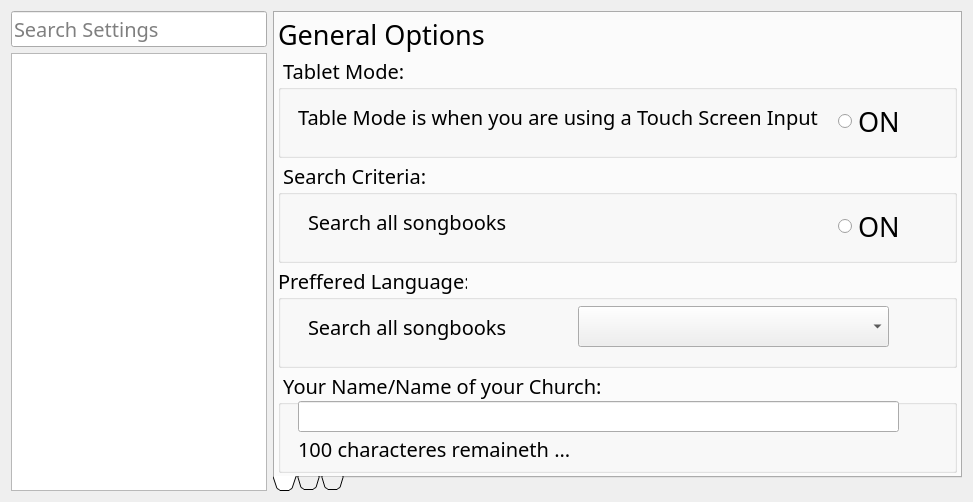
<?xml version="1.0" encoding="UTF-8"?>
<ui version="4.0">
 <class>AppPreferences</class>
 <widget class="QDialog" name="AppPreferences">
  <property name="geometry">
   <rect>
    <x>0</x>
    <y>0</y>
    <width>973</width>
    <height>502</height>
   </rect>
  </property>
  <property name="font">
   <font>
    <family>Trebuchet MS</family>
    <pointsize>15</pointsize>
   </font>
  </property>
  <property name="windowTitle">
   <string>Manage Preferences</string>
  </property>
  <property name="windowIcon">
   <iconset resource="icons/icons.qrc">
    <normaloff>:/icons/appicon</normaloff>:/icons/appicon</iconset>
  </property>
  <property name="sizeGripEnabled">
   <bool>false</bool>
  </property>
  <layout class="QVBoxLayout" name="MainLayout">
   <item>
    <layout class="QHBoxLayout" name="CentralWidget">
     <property name="bottomMargin">
      <number>0</number>
     </property>
     <item>
      <layout class="QVBoxLayout" name="PanelLeft">
       <item>
        <widget class="QLineEdit" name="TxtSearch">
         <property name="sizePolicy">
          <sizepolicy hsizetype="Preferred" vsizetype="Fixed">
           <horstretch>0</horstretch>
           <verstretch>0</verstretch>
          </sizepolicy>
         </property>
         <property name="font">
          <font>
           <family>Trebuchet MS</family>
           <pointsize>15</pointsize>
          </font>
         </property>
         <property name="inputMask">
          <string/>
         </property>
         <property name="text">
          <string/>
         </property>
         <property name="placeholderText">
          <string>Search Settings</string>
         </property>
        </widget>
       </item>
       <item>
        <widget class="QListView" name="LstNavigation">
         <property name="sizePolicy">
          <sizepolicy hsizetype="Preferred" vsizetype="Expanding">
           <horstretch>0</horstretch>
           <verstretch>0</verstretch>
          </sizepolicy>
         </property>
        </widget>
       </item>
      </layout>
     </item>
     <item>
      <layout class="QVBoxLayout" name="PanelRight">
       <item>
        <widget class="QTabWidget" name="PrefsTabs">
         <property name="enabled">
          <bool>true</bool>
         </property>
         <property name="sizePolicy">
          <sizepolicy hsizetype="Expanding" vsizetype="Expanding">
           <horstretch>0</horstretch>
           <verstretch>0</verstretch>
          </sizepolicy>
         </property>
         <property name="minimumSize">
          <size>
           <width>0</width>
           <height>0</height>
          </size>
         </property>
         <property name="font">
          <font>
           <family>Trebuchet MS</family>
           <pointsize>1</pointsize>
           <weight>50</weight>
           <bold>false</bold>
          </font>
         </property>
         <property name="tabPosition">
          <enum>QTabWidget::South</enum>
         </property>
         <property name="tabShape">
          <enum>QTabWidget::Triangular</enum>
         </property>
         <property name="currentIndex">
          <number>0</number>
         </property>
         <property name="elideMode">
          <enum>Qt::ElideNone</enum>
         </property>
         <property name="documentMode">
          <bool>false</bool>
         </property>
         <property name="tabsClosable">
          <bool>false</bool>
         </property>
         <property name="movable">
          <bool>true</bool>
         </property>
         <property name="tabBarAutoHide">
          <bool>true</bool>
         </property>
         <widget class="QWidget" name="TabPage1">
          <property name="sizePolicy">
           <sizepolicy hsizetype="Preferred" vsizetype="Fixed">
            <horstretch>0</horstretch>
            <verstretch>0</verstretch>
           </sizepolicy>
          </property>
          <property name="font">
           <font>
            <family>Trebuchet MS</family>
            <pointsize>15</pointsize>
            <weight>50</weight>
            <bold>false</bold>
           </font>
          </property>
          <property name="accessibleName">
           <string extracomment="This has to be equal to the tab title in all the main tabs">History</string>
          </property>
          <attribute name="title">
           <string/>
          </attribute>
          <layout class="QVBoxLayout" name="LayoutTabPage1">
           <property name="spacing">
            <number>3</number>
           </property>
           <property name="leftMargin">
            <number>3</number>
           </property>
           <property name="topMargin">
            <number>3</number>
           </property>
           <property name="rightMargin">
            <number>3</number>
           </property>
           <property name="bottomMargin">
            <number>3</number>
           </property>
           <item>
            <widget class="QLabel" name="LabelTab1">
             <property name="sizePolicy">
              <sizepolicy hsizetype="Expanding" vsizetype="Fixed">
               <horstretch>0</horstretch>
               <verstretch>0</verstretch>
              </sizepolicy>
             </property>
             <property name="font">
              <font>
               <family>Trebuchet MS</family>
               <pointsize>20</pointsize>
               <weight>50</weight>
               <bold>false</bold>
              </font>
             </property>
             <property name="text">
              <string>General Options</string>
             </property>
            </widget>
           </item>
           <item>
            <widget class="QGroupBox" name="GrpTabletMode">
             <property name="sizePolicy">
              <sizepolicy hsizetype="Expanding" vsizetype="Ignored">
               <horstretch>0</horstretch>
               <verstretch>0</verstretch>
              </sizepolicy>
             </property>
             <property name="minimumSize">
              <size>
               <width>0</width>
               <height>0</height>
              </size>
             </property>
             <property name="title">
              <string> Tablet Mode: </string>
             </property>
             <widget class="QRadioButton" name="BtnTabletMode">
              <property name="geometry">
               <rect>
                <x>560</x>
                <y>50</y>
                <width>71</width>
                <height>31</height>
               </rect>
              </property>
              <property name="font">
               <font>
                <family>Trebuchet MS</family>
                <pointsize>20</pointsize>
                <weight>50</weight>
                <bold>false</bold>
               </font>
              </property>
              <property name="text">
               <string>ON</string>
              </property>
             </widget>
             <widget class="QLabel" name="LblTabletMode">
              <property name="geometry">
               <rect>
                <x>20</x>
                <y>40</y>
                <width>551</width>
                <height>41</height>
               </rect>
              </property>
              <property name="sizePolicy">
               <sizepolicy hsizetype="Minimum" vsizetype="Preferred">
                <horstretch>0</horstretch>
                <verstretch>0</verstretch>
               </sizepolicy>
              </property>
              <property name="font">
               <font>
                <family>Trebuchet MS</family>
                <pointsize>15</pointsize>
                <weight>50</weight>
                <bold>false</bold>
               </font>
              </property>
              <property name="text">
               <string>Table Mode is when you are using a Touch Screen Input</string>
              </property>
             </widget>
            </widget>
           </item>
           <item>
            <widget class="QGroupBox" name="GrpSearchCriteria">
             <property name="sizePolicy">
              <sizepolicy hsizetype="Expanding" vsizetype="Preferred">
               <horstretch>0</horstretch>
               <verstretch>0</verstretch>
              </sizepolicy>
             </property>
             <property name="title">
              <string> Search Criteria: </string>
             </property>
             <widget class="QLabel" name="LblSearchCriteria">
              <property name="geometry">
               <rect>
                <x>30</x>
                <y>40</y>
                <width>551</width>
                <height>41</height>
               </rect>
              </property>
              <property name="font">
               <font>
                <family>Trebuchet MS</family>
                <pointsize>15</pointsize>
                <weight>50</weight>
                <bold>false</bold>
               </font>
              </property>
              <property name="text">
               <string>Search all songbooks</string>
              </property>
             </widget>
             <widget class="QRadioButton" name="BtnSearchCriteria">
              <property name="geometry">
               <rect>
                <x>560</x>
                <y>50</y>
                <width>71</width>
                <height>31</height>
               </rect>
              </property>
              <property name="font">
               <font>
                <family>Trebuchet MS</family>
                <pointsize>20</pointsize>
                <weight>50</weight>
                <bold>false</bold>
               </font>
              </property>
              <property name="text">
               <string>ON</string>
              </property>
             </widget>
            </widget>
           </item>
           <item>
            <widget class="QGroupBox" name="GrpLanguage">
             <property name="sizePolicy">
              <sizepolicy hsizetype="Expanding" vsizetype="Preferred">
               <horstretch>0</horstretch>
               <verstretch>0</verstretch>
              </sizepolicy>
             </property>
             <property name="title">
              <string>Preffered Language: </string>
             </property>
             <widget class="QLabel" name="LblLanguage">
              <property name="geometry">
               <rect>
                <x>30</x>
                <y>40</y>
                <width>551</width>
                <height>41</height>
               </rect>
              </property>
              <property name="font">
               <font>
                <family>Trebuchet MS</family>
                <pointsize>15</pointsize>
                <weight>50</weight>
                <bold>false</bold>
               </font>
              </property>
              <property name="text">
               <string>Search all songbooks</string>
              </property>
             </widget>
             <widget class="QComboBox" name="CmbLanguage">
              <property name="geometry">
               <rect>
                <x>300</x>
                <y>40</y>
                <width>311</width>
                <height>41</height>
               </rect>
              </property>
              <property name="font">
               <font>
                <family>Trebuchet MS</family>
                <pointsize>15</pointsize>
                <weight>50</weight>
                <bold>false</bold>
               </font>
              </property>
             </widget>
            </widget>
           </item>
           <item>
            <widget class="QGroupBox" name="GrpYourName">
             <property name="sizePolicy">
              <sizepolicy hsizetype="Expanding" vsizetype="Preferred">
               <horstretch>0</horstretch>
               <verstretch>0</verstretch>
              </sizepolicy>
             </property>
             <property name="title">
              <string> Your Name/Name of your Church: </string>
             </property>
             <widget class="QLineEdit" name="TxtYourName">
              <property name="geometry">
               <rect>
                <x>20</x>
                <y>30</y>
                <width>601</width>
                <height>31</height>
               </rect>
              </property>
             </widget>
             <widget class="QLabel" name="LblYourName">
              <property name="geometry">
               <rect>
                <x>20</x>
                <y>70</y>
                <width>421</width>
                <height>16</height>
               </rect>
              </property>
              <property name="text">
               <string>100 characteres remaineth ...</string>
              </property>
             </widget>
            </widget>
           </item>
          </layout>
         </widget>
         <widget class="QWidget" name="TabPage2">
          <property name="font">
           <font>
            <family>Trebuchet MS</family>
            <pointsize>15</pointsize>
            <weight>50</weight>
            <bold>false</bold>
           </font>
          </property>
          <property name="accessibleName">
           <string extracomment="This has to be equal to the tab title in all the main tabs">History</string>
          </property>
          <attribute name="title">
           <string/>
          </attribute>
          <layout class="QVBoxLayout" name="LayoutTabPage2">
           <property name="spacing">
            <number>3</number>
           </property>
           <property name="leftMargin">
            <number>3</number>
           </property>
           <property name="topMargin">
            <number>3</number>
           </property>
           <property name="rightMargin">
            <number>3</number>
           </property>
           <property name="bottomMargin">
            <number>3</number>
           </property>
           <item>
            <widget class="QLabel" name="LblTabPage2">
             <property name="sizePolicy">
              <sizepolicy hsizetype="Preferred" vsizetype="Fixed">
               <horstretch>0</horstretch>
               <verstretch>0</verstretch>
              </sizepolicy>
             </property>
             <property name="font">
              <font>
               <family>Trebuchet MS</family>
               <pointsize>20</pointsize>
               <weight>50</weight>
               <bold>false</bold>
              </font>
             </property>
             <property name="text">
              <string>App Font Options</string>
             </property>
            </widget>
           </item>
           <item>
            <widget class="QGroupBox" name="GrpSampleText">
             <property name="title">
              <string> Sample Text: </string>
             </property>
             <widget class="QPlainTextEdit" name="TxtSampleText">
              <property name="geometry">
               <rect>
                <x>10</x>
                <y>30</y>
                <width>601</width>
                <height>71</height>
               </rect>
              </property>
              <property name="font">
               <font>
                <family>Trebuchet MS</family>
                <pointsize>20</pointsize>
                <weight>50</weight>
                <bold>false</bold>
               </font>
              </property>
              <property name="verticalScrollBarPolicy">
               <enum>Qt::ScrollBarAlwaysOff</enum>
              </property>
              <property name="horizontalScrollBarPolicy">
               <enum>Qt::ScrollBarAlwaysOff</enum>
              </property>
              <property name="plainText">
               <string>Only Believe</string>
              </property>
             </widget>
            </widget>
           </item>
           <item>
            <widget class="QGroupBox" name="GrpGeneralAppFont">
             <property name="title">
              <string> General App Font: </string>
             </property>
             <widget class="QPushButton" name="BtnDownGeneralAppFont">
              <property name="geometry">
               <rect>
                <x>10</x>
                <y>30</y>
                <width>40</width>
                <height>40</height>
               </rect>
              </property>
              <property name="text">
               <string/>
              </property>
              <property name="icon">
               <iconset resource="icons/icons.qrc">
                <normaloff>:/Down_Black.png</normaloff>:/Down_Black.png</iconset>
              </property>
              <property name="iconSize">
               <size>
                <width>35</width>
                <height>35</height>
               </size>
              </property>
              <property name="default">
               <bool>false</bool>
              </property>
              <property name="flat">
               <bool>true</bool>
              </property>
             </widget>
             <widget class="QSlider" name="SldGeneralAppFont">
              <property name="geometry">
               <rect>
                <x>49</x>
                <y>30</y>
                <width>251</width>
                <height>41</height>
               </rect>
              </property>
              <property name="minimum">
               <number>10</number>
              </property>
              <property name="maximum">
               <number>50</number>
              </property>
              <property name="pageStep">
               <number>5</number>
              </property>
              <property name="sliderPosition">
               <number>20</number>
              </property>
              <property name="orientation">
               <enum>Qt::Horizontal</enum>
              </property>
              <property name="tickPosition">
               <enum>QSlider::TicksBothSides</enum>
              </property>
             </widget>
             <widget class="QPushButton" name="BtnUpGeneralAppFont">
              <property name="geometry">
               <rect>
                <x>300</x>
                <y>30</y>
                <width>40</width>
                <height>40</height>
               </rect>
              </property>
              <property name="text">
               <string/>
              </property>
              <property name="icon">
               <iconset resource="icons/icons.qrc">
                <normaloff>:/Up_Black.png</normaloff>:/Up_Black.png</iconset>
              </property>
              <property name="iconSize">
               <size>
                <width>35</width>
                <height>35</height>
               </size>
              </property>
              <property name="default">
               <bool>false</bool>
              </property>
              <property name="flat">
               <bool>true</bool>
              </property>
             </widget>
             <widget class="QComboBox" name="CmbGeneralAppFont">
              <property name="geometry">
               <rect>
                <x>350</x>
                <y>30</y>
                <width>181</width>
                <height>41</height>
               </rect>
              </property>
              <property name="font">
               <font>
                <family>Trebuchet MS</family>
                <pointsize>18</pointsize>
                <weight>50</weight>
                <bold>false</bold>
               </font>
              </property>
             </widget>
             <widget class="QRadioButton" name="BtnGeneralAppFont">
              <property name="geometry">
               <rect>
                <x>550</x>
                <y>30</y>
                <width>101</width>
                <height>31</height>
               </rect>
              </property>
              <property name="sizePolicy">
               <sizepolicy hsizetype="Fixed" vsizetype="Fixed">
                <horstretch>0</horstretch>
                <verstretch>0</verstretch>
               </sizepolicy>
              </property>
              <property name="font">
               <font>
                <family>Trebuchet MS</family>
                <pointsize>20</pointsize>
                <weight>50</weight>
                <bold>false</bold>
               </font>
              </property>
              <property name="text">
               <string>BOLD</string>
              </property>
             </widget>
            </widget>
           </item>
           <item>
            <widget class="QGroupBox" name="GrpSongPreviewFont">
             <property name="title">
              <string> Song Preview Font: </string>
             </property>
             <widget class="QComboBox" name="CmbSongPreviewFont">
              <property name="geometry">
               <rect>
                <x>350</x>
                <y>30</y>
                <width>181</width>
                <height>41</height>
               </rect>
              </property>
              <property name="font">
               <font>
                <family>Trebuchet MS</family>
                <pointsize>18</pointsize>
                <weight>50</weight>
                <bold>false</bold>
               </font>
              </property>
             </widget>
             <widget class="QSlider" name="SldSongPreviewFont">
              <property name="geometry">
               <rect>
                <x>49</x>
                <y>30</y>
                <width>251</width>
                <height>41</height>
               </rect>
              </property>
              <property name="minimum">
               <number>10</number>
              </property>
              <property name="maximum">
               <number>50</number>
              </property>
              <property name="pageStep">
               <number>5</number>
              </property>
              <property name="sliderPosition">
               <number>20</number>
              </property>
              <property name="orientation">
               <enum>Qt::Horizontal</enum>
              </property>
              <property name="tickPosition">
               <enum>QSlider::TicksBothSides</enum>
              </property>
             </widget>
             <widget class="QRadioButton" name="BtnSongPreviewFont">
              <property name="geometry">
               <rect>
                <x>550</x>
                <y>30</y>
                <width>101</width>
                <height>31</height>
               </rect>
              </property>
              <property name="font">
               <font>
                <family>Trebuchet MS</family>
                <pointsize>20</pointsize>
                <weight>50</weight>
                <bold>false</bold>
               </font>
              </property>
              <property name="text">
               <string>BOLD</string>
              </property>
             </widget>
             <widget class="QPushButton" name="BtnUpSongPreviewFont">
              <property name="geometry">
               <rect>
                <x>300</x>
                <y>30</y>
                <width>40</width>
                <height>40</height>
               </rect>
              </property>
              <property name="text">
               <string/>
              </property>
              <property name="icon">
               <iconset resource="icons/icons.qrc">
                <normaloff>:/Up_Black.png</normaloff>:/Up_Black.png</iconset>
              </property>
              <property name="iconSize">
               <size>
                <width>35</width>
                <height>35</height>
               </size>
              </property>
              <property name="default">
               <bool>false</bool>
              </property>
              <property name="flat">
               <bool>true</bool>
              </property>
             </widget>
             <widget class="QPushButton" name="BtnDownSongPreviewFont">
              <property name="geometry">
               <rect>
                <x>10</x>
                <y>30</y>
                <width>40</width>
                <height>40</height>
               </rect>
              </property>
              <property name="text">
               <string/>
              </property>
              <property name="icon">
               <iconset resource="icons/icons.qrc">
                <normaloff>:/Down_Black.png</normaloff>:/Down_Black.png</iconset>
              </property>
              <property name="iconSize">
               <size>
                <width>35</width>
                <height>35</height>
               </size>
              </property>
              <property name="default">
               <bool>false</bool>
              </property>
              <property name="flat">
               <bool>true</bool>
              </property>
             </widget>
            </widget>
           </item>
           <item>
            <widget class="QGroupBox" name="GrpSongPresentFont">
             <property name="title">
              <string>Song Presentation Font: </string>
             </property>
             <widget class="QComboBox" name="CmbSongPresentFont">
              <property name="geometry">
               <rect>
                <x>350</x>
                <y>40</y>
                <width>181</width>
                <height>41</height>
               </rect>
              </property>
              <property name="font">
               <font>
                <family>Trebuchet MS</family>
                <pointsize>18</pointsize>
                <weight>50</weight>
                <bold>false</bold>
               </font>
              </property>
             </widget>
             <widget class="QSlider" name="SldSongPresentFont">
              <property name="geometry">
               <rect>
                <x>49</x>
                <y>40</y>
                <width>251</width>
                <height>41</height>
               </rect>
              </property>
              <property name="minimum">
               <number>10</number>
              </property>
              <property name="pageStep">
               <number>5</number>
              </property>
              <property name="sliderPosition">
               <number>20</number>
              </property>
              <property name="orientation">
               <enum>Qt::Horizontal</enum>
              </property>
              <property name="tickPosition">
               <enum>QSlider::TicksBothSides</enum>
              </property>
             </widget>
             <widget class="QRadioButton" name="BtnSongPresentFont">
              <property name="geometry">
               <rect>
                <x>550</x>
                <y>40</y>
                <width>101</width>
                <height>31</height>
               </rect>
              </property>
              <property name="font">
               <font>
                <family>Trebuchet MS</family>
                <pointsize>20</pointsize>
                <weight>50</weight>
                <bold>false</bold>
               </font>
              </property>
              <property name="text">
               <string>BOLD</string>
              </property>
             </widget>
             <widget class="QPushButton" name="BtnUpSongPresentFont">
              <property name="geometry">
               <rect>
                <x>300</x>
                <y>40</y>
                <width>40</width>
                <height>40</height>
               </rect>
              </property>
              <property name="text">
               <string/>
              </property>
              <property name="icon">
               <iconset resource="icons/icons.qrc">
                <normaloff>:/Up_Black.png</normaloff>:/Up_Black.png</iconset>
              </property>
              <property name="iconSize">
               <size>
                <width>35</width>
                <height>35</height>
               </size>
              </property>
              <property name="default">
               <bool>false</bool>
              </property>
              <property name="flat">
               <bool>true</bool>
              </property>
             </widget>
             <widget class="QPushButton" name="BtnDownSongPresentFont">
              <property name="geometry">
               <rect>
                <x>10</x>
                <y>40</y>
                <width>40</width>
                <height>40</height>
               </rect>
              </property>
              <property name="text">
               <string/>
              </property>
              <property name="icon">
               <iconset resource="icons/icons.qrc">
                <normaloff>:/Down_Black.png</normaloff>:/Down_Black.png</iconset>
              </property>
              <property name="iconSize">
               <size>
                <width>35</width>
                <height>35</height>
               </size>
              </property>
              <property name="default">
               <bool>false</bool>
              </property>
              <property name="flat">
               <bool>true</bool>
              </property>
             </widget>
            </widget>
           </item>
          </layout>
         </widget>
         <widget class="QWidget" name="TabPage3">
          <property name="font">
           <font>
            <family>Trebuchet MS</family>
            <pointsize>15</pointsize>
            <weight>50</weight>
            <bold>false</bold>
           </font>
          </property>
          <property name="accessibleName">
           <string extracomment="This has to be equal to the tab title in all the main tabs">History</string>
          </property>
          <attribute name="title">
           <string/>
          </attribute>
          <layout class="QVBoxLayout" name="LayoutTabPage3">
           <property name="spacing">
            <number>3</number>
           </property>
           <property name="leftMargin">
            <number>3</number>
           </property>
           <property name="topMargin">
            <number>3</number>
           </property>
           <property name="rightMargin">
            <number>3</number>
           </property>
           <property name="bottomMargin">
            <number>3</number>
           </property>
           <item>
            <widget class="QLabel" name="LblTabPage3">
             <property name="sizePolicy">
              <sizepolicy hsizetype="Preferred" vsizetype="Fixed">
               <horstretch>0</horstretch>
               <verstretch>0</verstretch>
              </sizepolicy>
             </property>
             <property name="font">
              <font>
               <family>Trebuchet MS</family>
               <pointsize>20</pointsize>
               <weight>50</weight>
               <bold>false</bold>
              </font>
             </property>
             <property name="text">
              <string>Presentation Theme Options</string>
             </property>
            </widget>
           </item>
           <item>
            <layout class="QHBoxLayout" name="TopLayout">
             <item>
              <widget class="QPushButton" name="BtnTheme1">
               <property name="sizePolicy">
                <sizepolicy hsizetype="Preferred" vsizetype="Preferred">
                 <horstretch>0</horstretch>
                 <verstretch>0</verstretch>
                </sizepolicy>
               </property>
               <property name="font">
                <font>
                 <family>Trebuchet MS</family>
                 <pointsize>18</pointsize>
                 <weight>50</weight>
                 <bold>false</bold>
                </font>
               </property>
               <property name="autoFillBackground">
                <bool>false</bool>
               </property>
               <property name="text">
                <string>Black
and
White</string>
               </property>
               <property name="checkable">
                <bool>true</bool>
               </property>
               <property name="checked">
                <bool>false</bool>
               </property>
              </widget>
             </item>
             <item>
              <widget class="QPushButton" name="BtnTheme2">
               <property name="sizePolicy">
                <sizepolicy hsizetype="Preferred" vsizetype="Preferred">
                 <horstretch>0</horstretch>
                 <verstretch>0</verstretch>
                </sizepolicy>
               </property>
               <property name="font">
                <font>
                 <family>Trebuchet MS</family>
                 <pointsize>18</pointsize>
                 <weight>50</weight>
                 <bold>false</bold>
                </font>
               </property>
               <property name="text">
                <string>White
and
Black</string>
               </property>
               <property name="checkable">
                <bool>true</bool>
               </property>
               <property name="checked">
                <bool>false</bool>
               </property>
              </widget>
             </item>
             <item>
              <widget class="QPushButton" name="BtnTheme3">
               <property name="sizePolicy">
                <sizepolicy hsizetype="Minimum" vsizetype="Preferred">
                 <horstretch>0</horstretch>
                 <verstretch>0</verstretch>
                </sizepolicy>
               </property>
               <property name="font">
                <font>
                 <family>Trebuchet MS</family>
                 <pointsize>18</pointsize>
                 <weight>50</weight>
                 <bold>false</bold>
                </font>
               </property>
               <property name="text">
                <string>Gray
and
White</string>
               </property>
               <property name="checkable">
                <bool>true</bool>
               </property>
              </widget>
             </item>
             <item>
              <widget class="QPushButton" name="BtnTheme4">
               <property name="sizePolicy">
                <sizepolicy hsizetype="Minimum" vsizetype="Preferred">
                 <horstretch>0</horstretch>
                 <verstretch>0</verstretch>
                </sizepolicy>
               </property>
               <property name="font">
                <font>
                 <family>Trebuchet MS</family>
                 <pointsize>18</pointsize>
                 <weight>50</weight>
                 <bold>false</bold>
                </font>
               </property>
               <property name="text">
                <string>White
and
Gray</string>
               </property>
               <property name="checkable">
                <bool>true</bool>
               </property>
              </widget>
             </item>
             <item>
              <widget class="QPushButton" name="BtnTheme5">
               <property name="sizePolicy">
                <sizepolicy hsizetype="Minimum" vsizetype="Preferred">
                 <horstretch>0</horstretch>
                 <verstretch>0</verstretch>
                </sizepolicy>
               </property>
               <property name="font">
                <font>
                 <family>Trebuchet MS</family>
                 <pointsize>18</pointsize>
                 <weight>50</weight>
                 <bold>false</bold>
                </font>
               </property>
               <property name="text">
                <string>Blue
and
White</string>
               </property>
               <property name="checkable">
                <bool>true</bool>
               </property>
              </widget>
             </item>
            </layout>
           </item>
           <item>
            <layout class="QHBoxLayout" name="MidLayout">
             <item>
              <widget class="QPushButton" name="BtnTheme6">
               <property name="sizePolicy">
                <sizepolicy hsizetype="Preferred" vsizetype="Preferred">
                 <horstretch>0</horstretch>
                 <verstretch>0</verstretch>
                </sizepolicy>
               </property>
               <property name="font">
                <font>
                 <family>Trebuchet MS</family>
                 <pointsize>18</pointsize>
                 <weight>50</weight>
                 <bold>false</bold>
                </font>
               </property>
               <property name="text">
                <string>White
and
Blue</string>
               </property>
               <property name="checkable">
                <bool>true</bool>
               </property>
              </widget>
             </item>
             <item>
              <widget class="QPushButton" name="BtnTheme7">
               <property name="sizePolicy">
                <sizepolicy hsizetype="Minimum" vsizetype="Preferred">
                 <horstretch>0</horstretch>
                 <verstretch>0</verstretch>
                </sizepolicy>
               </property>
               <property name="font">
                <font>
                 <family>Trebuchet MS</family>
                 <pointsize>18</pointsize>
                 <weight>50</weight>
                 <bold>false</bold>
                </font>
               </property>
               <property name="text">
                <string>Green
and
White</string>
               </property>
               <property name="checkable">
                <bool>true</bool>
               </property>
              </widget>
             </item>
             <item>
              <widget class="QPushButton" name="BtnTheme8">
               <property name="sizePolicy">
                <sizepolicy hsizetype="Minimum" vsizetype="Preferred">
                 <horstretch>0</horstretch>
                 <verstretch>0</verstretch>
                </sizepolicy>
               </property>
               <property name="font">
                <font>
                 <family>Trebuchet MS</family>
                 <pointsize>18</pointsize>
                 <weight>50</weight>
                 <bold>false</bold>
                </font>
               </property>
               <property name="text">
                <string>White
and
Green</string>
               </property>
               <property name="checkable">
                <bool>true</bool>
               </property>
              </widget>
             </item>
             <item>
              <widget class="QPushButton" name="BtnTheme9">
               <property name="sizePolicy">
                <sizepolicy hsizetype="Minimum" vsizetype="Preferred">
                 <horstretch>0</horstretch>
                 <verstretch>0</verstretch>
                </sizepolicy>
               </property>
               <property name="font">
                <font>
                 <family>Trebuchet MS</family>
                 <pointsize>18</pointsize>
                 <weight>50</weight>
                 <bold>false</bold>
                </font>
               </property>
               <property name="text">
                <string>Orange
and
White</string>
               </property>
               <property name="checkable">
                <bool>true</bool>
               </property>
              </widget>
             </item>
             <item>
              <widget class="QPushButton" name="BtnTheme10">
               <property name="sizePolicy">
                <sizepolicy hsizetype="Minimum" vsizetype="Preferred">
                 <horstretch>0</horstretch>
                 <verstretch>0</verstretch>
                </sizepolicy>
               </property>
               <property name="font">
                <font>
                 <family>Trebuchet MS</family>
                 <pointsize>18</pointsize>
                 <weight>50</weight>
                 <bold>false</bold>
                </font>
               </property>
               <property name="text">
                <string>White
and
Orange</string>
               </property>
               <property name="checkable">
                <bool>true</bool>
               </property>
              </widget>
             </item>
            </layout>
           </item>
           <item>
            <layout class="QHBoxLayout" name="DownLayout">
             <item>
              <widget class="QPushButton" name="BtnTheme11">
               <property name="sizePolicy">
                <sizepolicy hsizetype="Minimum" vsizetype="Preferred">
                 <horstretch>0</horstretch>
                 <verstretch>0</verstretch>
                </sizepolicy>
               </property>
               <property name="font">
                <font>
                 <family>Trebuchet MS</family>
                 <pointsize>18</pointsize>
                 <weight>50</weight>
                 <bold>false</bold>
                </font>
               </property>
               <property name="text">
                <string>Red
and
White</string>
               </property>
               <property name="checkable">
                <bool>true</bool>
               </property>
              </widget>
             </item>
             <item>
              <widget class="QPushButton" name="BtnTheme12">
               <property name="sizePolicy">
                <sizepolicy hsizetype="Minimum" vsizetype="Preferred">
                 <horstretch>0</horstretch>
                 <verstretch>0</verstretch>
                </sizepolicy>
               </property>
               <property name="font">
                <font>
                 <family>Trebuchet MS</family>
                 <pointsize>18</pointsize>
                 <weight>50</weight>
                 <bold>false</bold>
                </font>
               </property>
               <property name="text">
                <string>White
and
Red</string>
               </property>
               <property name="checkable">
                <bool>true</bool>
               </property>
              </widget>
             </item>
             <item>
              <widget class="QPushButton" name="BtnTheme13">
               <property name="sizePolicy">
                <sizepolicy hsizetype="Minimum" vsizetype="Preferred">
                 <horstretch>0</horstretch>
                 <verstretch>0</verstretch>
                </sizepolicy>
               </property>
               <property name="font">
                <font>
                 <family>Trebuchet MS</family>
                 <pointsize>18</pointsize>
                 <weight>50</weight>
                 <bold>false</bold>
                </font>
               </property>
               <property name="text">
                <string>Black
and
Yellow</string>
               </property>
               <property name="checkable">
                <bool>true</bool>
               </property>
              </widget>
             </item>
             <item>
              <widget class="QPushButton" name="BtnTheme14">
               <property name="sizePolicy">
                <sizepolicy hsizetype="Minimum" vsizetype="Preferred">
                 <horstretch>0</horstretch>
                 <verstretch>0</verstretch>
                </sizepolicy>
               </property>
               <property name="font">
                <font>
                 <family>Trebuchet MS</family>
                 <pointsize>18</pointsize>
                 <weight>50</weight>
                 <bold>false</bold>
                </font>
               </property>
               <property name="text">
                <string>Yellow
and
Black</string>
               </property>
               <property name="checkable">
                <bool>true</bool>
               </property>
              </widget>
             </item>
             <item>
              <widget class="QPushButton" name="BtnTheme15">
               <property name="sizePolicy">
                <sizepolicy hsizetype="Minimum" vsizetype="Preferred">
                 <horstretch>0</horstretch>
                 <verstretch>0</verstretch>
                </sizepolicy>
               </property>
               <property name="font">
                <font>
                 <family>Trebuchet MS</family>
                 <pointsize>18</pointsize>
                 <weight>50</weight>
                 <bold>false</bold>
                </font>
               </property>
               <property name="text">
                <string>Custom
Theme</string>
               </property>
               <property name="checkable">
                <bool>true</bool>
               </property>
               <property name="flat">
                <bool>false</bool>
               </property>
              </widget>
             </item>
            </layout>
           </item>
          </layout>
         </widget>
        </widget>
       </item>
      </layout>
     </item>
    </layout>
   </item>
  </layout>
 </widget>
 <resources>
  <include location="icons/icons.qrc"/>
 </resources>
 <connections/>
</ui>
